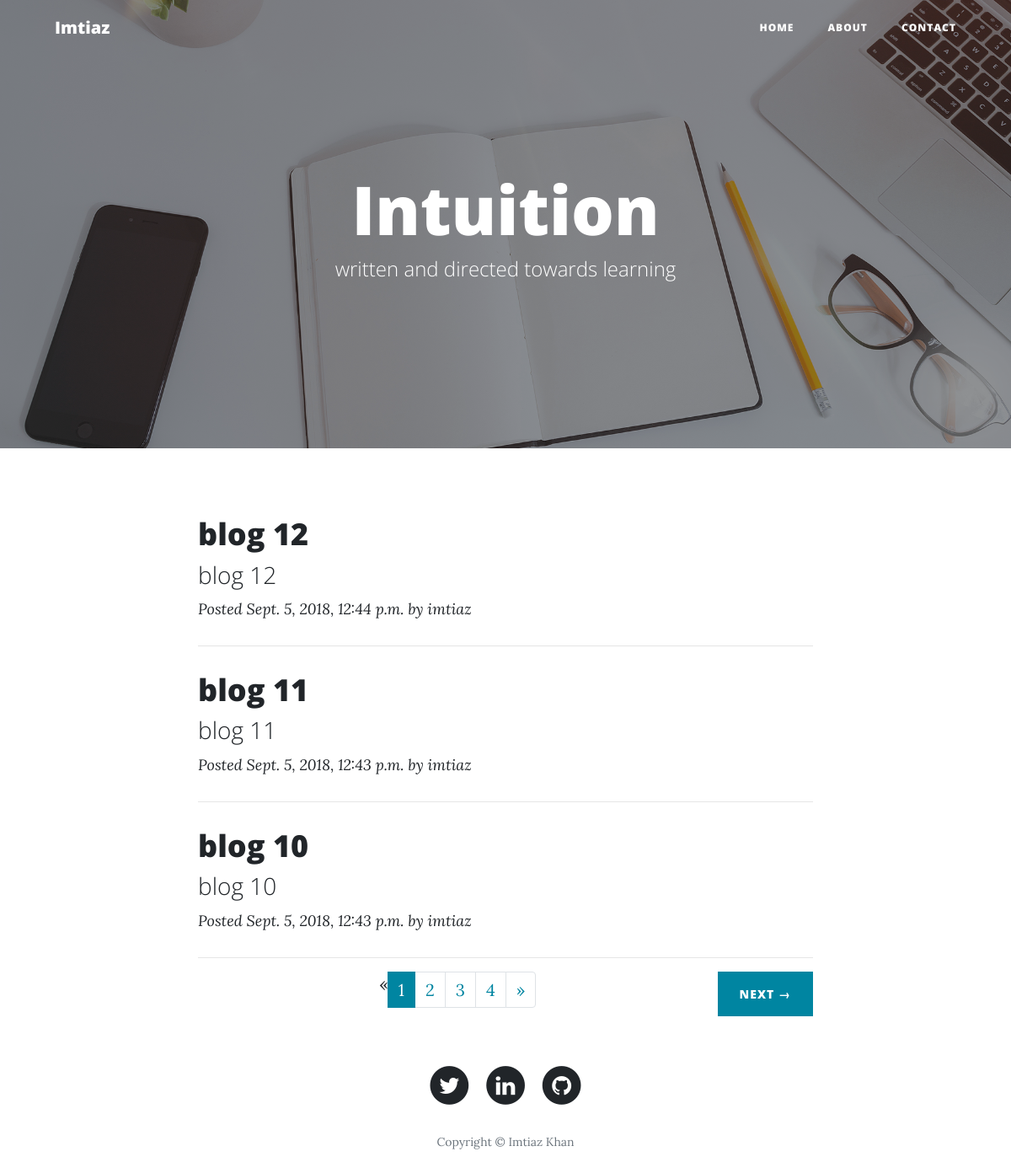
Screenshot of /blog/ with the database file from the repository.
### blog/models.py (models this page shows, shortened)
class Post(models.Model):
    objects = models.Manager()
    published = PublishedManager()
    STATUS_CHOICES = (('draft', 'Draft'),('published', 'Published'),)
    title = models.CharField(max_length=250)
    slug = models.SlugField(max_length=250,unique_for_date='publish')
    author = models.ForeignKey(User,on_delete=models.CASCADE,related_name='blog_posts')
    body = models.TextField()
    publish = models.DateTimeField(default=timezone.now)
    created = models.DateTimeField(auto_now_add=True)
    updated = models.DateTimeField(auto_now=True)
    status = models.CharField(max_length=10,choices=STATUS_CHOICES,default='draft')
    class Meta:
        ordering = ('-publish',)
    def get_absolute_url(self):
        return reverse('blog:post_detail',args=[self.publish.year,
                                self.publish.month,self.publish.day,self.slug])

### blog/views.py (the view)
# urls.py: path('', post_list, name='index'),
def post_list(request,**kwargs):
    posts = Post.published.all()
    paginator = Paginator(posts, 3) # Show 25 contacts per page
    page = request.GET.get('page')
    posts_page = paginator.get_page(page)
    return render(request,'blog/post/list.html',{'posts':posts_page})

### blog/models.py (called while the page is built)
    def get_queryset(self):
        return super(PublishedManager,self).get_queryset().filter(status='published')

### blog/templates/blog/post/list.html (shortened to what this page needs)
{% extends "blog/post/index.html" %}
{% load static %}
{% block content %}
<link href="{% static 'blog/css/pagination.css' %}" rel="stylesheet">
  {% for post in posts %}
  <div class="post-preview">
    <a href="{{ post.get_absolute_url }}">
      <h2 class="post-title">{{ post.title }}</h2>
        <h3 class="post-subtitle">{{ post.body|truncatewords:30 }}</h3>
    </a>
    <p class="post-meta"><a href="#">Posted {{ post.publish }} by {{ post.author }}</p>
  </div>
  <hr>
  {% endfor %}
<div>
  {% if posts.has_next %}
  <div class="clearfix" style="float:right">
    <a class="btn btn-primary float-right" href="?page={{ posts.next_page_number }}">Next &rarr;</a>
  </div>
  {% endif %}
  <nav aria-label="...">
  <ul class="pagination justify-content-center" >
    {% if posts.has_previous %}
      <li class="page-item"><a class="page-link" href="?page={{ posts.previous_page_number }}">&laquo;</a></li>
    {% else %}
      <li class="page-item disabled"><span>&laquo;</span></li>
    {% endif %}
    {% for i in posts.paginator.page_range %}
      {% if posts.number == i %}
        <li class="page-item active">
          <span class="page-link">{{ i }} <span class="sr-only">(current)</span></span></li>
          {% else %}
        <li class="page-item"><a class="page-link" href="?page={{ i }}">{{ i }}</a></li>
      {% endif %}
    {% endfor %}
    {% if posts.has_next %}
      <li class="page-item"><a class="page-link" href="?page={{ posts.next_page_number }}">&raquo;</a></li>
     {% else %}
      <li class="page-item disabled"><span>&raquo;</span></li>
     {% endif %}
  </ul>
</nav>
</div>
{% endblock %}

### blog/templates/blog/post/index.html (shortened to what this page needs)
{% load static %}
<!DOCTYPE html>
<html lang="en">
  <head>
    <link href="{% static 'blog/vendor/bootstrap/css/bootstrap.min.css' %}" rel="stylesheet">
    <link href="{% static 'blog/vendor/font-awesome/css/font-awesome.min.css' %}" rel="stylesheet" type="text/css">
    <link href="{% static 'blog/css/clean-blog.min.css' %}" rel="stylesheet">
  </head>
  <body>
    <nav class="navbar navbar-expand-lg navbar-light fixed-top" id="mainNav">
      <div class="container">
        <a class="navbar-brand" href="index">Imtiaz</a>
        <div class="collapse navbar-collapse" id="navbarResponsive">
          <ul class="navbar-nav ml-auto">
            <li class="nav-item">
              <a class="nav-link" href="index">Home</a>
            </li>
            <li class="nav-item">
              <a class="nav-link" href="about">About</a>
            </li>
            <li class="nav-item">
              <a class="nav-link" href="contact">Contact</a>
            </li>
          </ul>
        </div>
      </div>
    </nav>
    <header class="masthead" style="background-image: url({% static 'blog/img/home-bg.jpg' %})">
      <div class="overlay"></div>
      <div class="container">
        <div class="row">
          <div class="col-lg-8 col-md-10 mx-auto">
            <div class="site-heading">
              <h1>Intuition</h1>
              <span class="subheading">written and directed towards learning</span>
            </div>
          </div>
        </div>
      </div>
    </header>
    <div class="container">
      <div class="row">
        <div class="col-lg-8 col-md-10 mx-auto">
          {% block content %}{% endblock %}
    <footer>
      <div class="container">
        <div class="row">
          <div class="col-lg-8 col-md-10 mx-auto">
            <ul class="list-inline text-center">
              <li class="list-inline-item">
                <a href="https://twitter.com/imtiaz73654940">
                  <span class="fa-stack fa-lg">
                    <i class="fa fa-circle fa-stack-2x"></i>
                    <i class="fa fa-twitter fa-stack-1x fa-inverse"></i>
                  </span>
                </a>
              </li>
              <li class="list-inline-item">
                <a href="https://www.linkedin.com/in/imtiaz-khan-54257bbb">
                  <span class="fa-stack fa-lg">
                    <i class="fa fa-circle fa-stack-2x"></i>
                    <i class="fa fa-linkedin fa-stack-1x fa-inverse"></i>
                  </span>
                </a>
              </li>
              <li class="list-inline-item">
                <a href="https://github.com/imtiazBDSgit">
                  <span class="fa-stack fa-lg">
                    <i class="fa fa-circle fa-stack-2x"></i>
                    <i class="fa fa-github fa-stack-1x fa-inverse"></i>
                  </span>
                </a>
              </li>
            </ul>
            <p class="copyright text-muted">Copyright &copy; Imtiaz Khan</p>
          </div>
        </div>
      </div>
    </footer>
  </body>
</html>

### blog/static/blog/css/pagination.css (style rules this page uses)
.pagination > li > a { background-color: white !Important; color: #0085a1 !Important; }
.pagination > .active > span { color: white; background-color: #0085a1 !Important; border: solid 1px #0085a1 !Important; }

### rows the page displays
Post: title "blog 12", body "blog 12", publish "Sept. 5, 2018, 12:44 p.m.", author "imtiaz"
Post: title "blog 11", body "blog 11", publish "Sept. 5, 2018, 12:43 p.m.", author "imtiaz"
Post: title "blog 10", body "blog 10", publish "Sept. 5, 2018, 12:43 p.m.", author "imtiaz"

### other values shown
{{ i }} "1"
{{ i }} "2" "3" "4"
